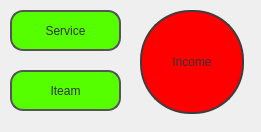
<?xml version="1.0" encoding="UTF-8"?>
<ui version="4.0">
 <class>del_ui</class>
 <widget class="QWidget" name="del_ui">
  <property name="geometry">
   <rect>
    <x>0</x>
    <y>0</y>
    <width>261</width>
    <height>132</height>
   </rect>
  </property>
  <property name="windowTitle">
   <string>del_ui</string>
  </property>
  <widget class="QPushButton" name="del_income">
   <property name="geometry">
    <rect>
     <x>140</x>
     <y>10</y>
     <width>104</width>
     <height>104</height>
    </rect>
   </property>
   <property name="toolTip">
    <string>&lt;html&gt;&lt;head/&gt;&lt;body&gt;&lt;p&gt;Click here to add a new iteam&lt;/p&gt;&lt;/body&gt;&lt;/html&gt;</string>
   </property>
   <property name="styleSheet">
    <string notr="true">#del_income{
font: 75 14pt &quot;Times New Roman&quot;;
 border-style: solid;
 border-width:1px;


color:#333;
border: 2px solid #555;



background-color: rgb(255, 0, 0);


 border-radius:50px;
 border-color: rgb(61, 61, 61);
 max-width:100px;
 max-height:100px;
 min-width:100px;
 min-height:100px;
}</string>
   </property>
   <property name="text">
    <string>Income</string>
   </property>
  </widget>
  <widget class="QPushButton" name="del_service">
   <property name="geometry">
    <rect>
     <x>10</x>
     <y>10</y>
     <width>111</width>
     <height>41</height>
    </rect>
   </property>
   <property name="toolTip">
    <string>&lt;html&gt;&lt;head/&gt;&lt;body&gt;&lt;p&gt;Click here to add a new service&lt;/p&gt;&lt;/body&gt;&lt;/html&gt;</string>
   </property>
   <property name="whatsThis">
    <string>&lt;html&gt;&lt;head/&gt;&lt;body&gt;&lt;p&gt;Service&lt;/p&gt;&lt;/body&gt;&lt;/html&gt;</string>
   </property>
   <property name="styleSheet">
    <string notr="true">#del_service{
font: 75 12pt &quot;Times New Roman&quot;;
color:#333;
border: 2px solid #555;
border-radius: 13px;
padding: 5px;
background: qradialgradient(cx: 0.3, cy: -0.4,
fx: 0.3, fy: -0.4,
radius: 1.5, stop: 0 #fff, stop: 1 #888);
min-width: 70px;

background-color: rgb(85, 255, 0);
}</string>
   </property>
   <property name="text">
    <string>Service</string>
   </property>
  </widget>
  <widget class="QPushButton" name="del_iteam">
   <property name="geometry">
    <rect>
     <x>10</x>
     <y>70</y>
     <width>111</width>
     <height>41</height>
    </rect>
   </property>
   <property name="toolTip">
    <string>&lt;html&gt;&lt;head/&gt;&lt;body&gt;&lt;p&gt;Click here to add a new iteam&lt;/p&gt;&lt;/body&gt;&lt;/html&gt;</string>
   </property>
   <property name="styleSheet">
    <string notr="true">#del_iteam{
font: 75 12pt &quot;Times New Roman&quot;;
color:#333;
border: 2px solid #555;
border-radius: 13px;
padding: 5px;
background: qradialgradient(cx: 0.3, cy: -0.4,
fx: 0.3, fy: -0.4,
radius: 1.5, stop: 0 #fff, stop: 1 #888);
min-width: 70px;

background-color: rgb(85, 255, 0);
}</string>
   </property>
   <property name="text">
    <string>Iteam</string>
   </property>
  </widget>
 </widget>
 <layoutdefault spacing="6" margin="11"/>
 <resources/>
 <connections/>
</ui>
